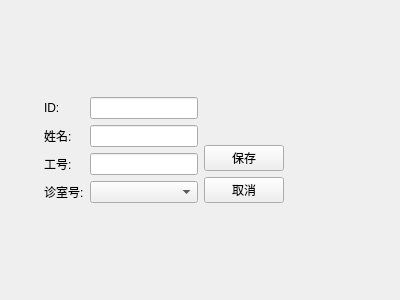
<?xml version="1.0" encoding="UTF-8"?>
<ui version="4.0">
 <class>DoctorEditView</class>
 <widget class="QWidget" name="DoctorEditView">
  <property name="geometry">
   <rect>
    <x>0</x>
    <y>0</y>
    <width>400</width>
    <height>300</height>
   </rect>
  </property>
  <property name="windowTitle">
   <string>医生信息编辑</string>
  </property>
  <layout class="QHBoxLayout" name="horizontalLayout">
   <item>
    <spacer name="horizontalSpacer_3">
     <property name="orientation">
      <enum>Qt::Orientation::Horizontal</enum>
     </property>
     <property name="sizeType">
      <enum>QSizePolicy::Policy::Fixed</enum>
     </property>
     <property name="sizeHint" stdset="0">
      <size>
       <width>33</width>
       <height>20</height>
      </size>
     </property>
    </spacer>
   </item>
   <item>
    <layout class="QVBoxLayout" name="verticalLayout">
     <item>
      <spacer name="verticalSpacer_4">
       <property name="orientation">
        <enum>Qt::Orientation::Vertical</enum>
       </property>
       <property name="sizeHint" stdset="0">
        <size>
         <width>20</width>
         <height>66</height>
        </size>
       </property>
      </spacer>
     </item>
     <item>
      <layout class="QHBoxLayout" name="horizontalLayout_4">
       <item>
        <layout class="QGridLayout" name="gridLayout_2">
         <item row="2" column="0">
          <widget class="QLabel" name="label_11">
           <property name="text">
            <string>工号:</string>
           </property>
          </widget>
         </item>
         <item row="0" column="0">
          <widget class="QLabel" name="label_12">
           <property name="text">
            <string>ID:</string>
           </property>
          </widget>
         </item>
         <item row="2" column="1">
          <widget class="QLineEdit" name="dbEditEmployeeID"/>
         </item>
         <item row="1" column="0">
          <widget class="QLabel" name="label_18">
           <property name="text">
            <string>姓名:</string>
           </property>
          </widget>
         </item>
         <item row="1" column="1">
          <widget class="QLineEdit" name="dbEditName"/>
         </item>
         <item row="0" column="1">
          <widget class="QLineEdit" name="dbEditID"/>
         </item>
         <item row="4" column="0">
          <widget class="QLabel" name="label_16">
           <property name="text">
            <string>诊室号:</string>
           </property>
          </widget>
         </item>
         <item row="4" column="1">
          <widget class="QComboBox" name="dbEditDepartmentID"/>
         </item>
        </layout>
       </item>
       <item>
        <layout class="QVBoxLayout" name="verticalLayout_2">
         <item>
          <spacer name="verticalSpacer_2">
           <property name="orientation">
            <enum>Qt::Orientation::Vertical</enum>
           </property>
           <property name="sizeHint" stdset="0">
            <size>
             <width>20</width>
             <height>40</height>
            </size>
           </property>
          </spacer>
         </item>
         <item>
          <widget class="QPushButton" name="btSave">
           <property name="text">
            <string>保存</string>
           </property>
          </widget>
         </item>
         <item>
          <widget class="QPushButton" name="btCancel">
           <property name="text">
            <string>取消</string>
           </property>
          </widget>
         </item>
        </layout>
       </item>
      </layout>
     </item>
     <item>
      <spacer name="verticalSpacer_3">
       <property name="orientation">
        <enum>Qt::Orientation::Vertical</enum>
       </property>
       <property name="sizeHint" stdset="0">
        <size>
         <width>20</width>
         <height>65</height>
        </size>
       </property>
      </spacer>
     </item>
    </layout>
   </item>
   <item>
    <spacer name="horizontalSpacer_4">
     <property name="orientation">
      <enum>Qt::Orientation::Horizontal</enum>
     </property>
     <property name="sizeHint" stdset="0">
      <size>
       <width>40</width>
       <height>20</height>
      </size>
     </property>
    </spacer>
   </item>
  </layout>
 </widget>
 <resources/>
 <connections/>
</ui>
